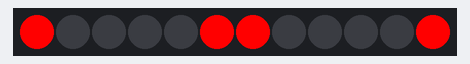
Bench run of a sketch on a simulated ATtiny85, built with avr-gcc and run on an emulated ATtiny85. Shown: 12 RGB LEDs in strip order, left to right.

Above: at 0.3 s.
At 0.7 s:
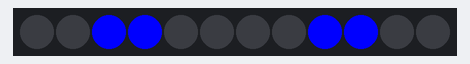

Measured:
- by itself, everything shown: repeats every 0.80 s, in 4 steps

The sketch:

horizontal_bar.ino
```cpp
//Importation des bibliothèques
#include "Adafruit_WS2801.h"
#include "SPI.h" // Comment out this line if using Trinket or Gemma
#ifdef __AVR_ATtiny85__
#include <avr/power.h>
#endif

//Déclaration des pins des câbles jaune et vert
uint8_t dataPin  = 2;    // Câble jaune
uint8_t clockPin = 3;    // Câble vert
uint32_t d_temps = millis();
int etat=1;

//Déclaration du nombre de leds sur la guirlande
Adafruit_WS2801 strip = Adafruit_WS2801(12, dataPin, clockPin);

//Définition de la fréquence de communication et mise en place des leds en mode "on"
void setup() {
  Serial.begin(9600);
  #if defined(__AVR_ATtiny85__) && (F_CPU == 16000000L)
    clock_prescale_set(clock_div_1);
  #endif
  strip.begin();
  strip.show();
}

//Définition du tableau des leds (disposition)
int led[3][4] = { // tableau de char à 2 dimensions
  {0,5,6,11},
  {1,4,7,10},
  {2,3,8,9}
};

void loop() {
  horizontal_bar(led,200);
}

/*Déclaration des fonctions de base*/
//Création de la couleur à partir du code RGB
uint32_t Color(byte r, byte g, byte b){
  uint32_t c;
  c = r;
  c <<= 8;
  c |= g;
  c <<= 8;
  c |= b;
  return c;
}

//Initialisation colonne
void initialize_column(int led[3][4],int j,int r, int g, int b){
  int i;
  for (i=0;i<3;i++){
      strip.setPixelColor(led[i][j], Color(r,g,b));
  }
}

//Initialisation ligne
void initialize_lign(int led[3][4],int i,int r, int g, int b){
  int j;
  for (j=0;j<4;j++){
      strip.setPixelColor(led[i][j], Color(r,g,b));
  }
}

//Pif paf pouf
void horizontal_bar(int led[3][4],uint16_t wait){
  int i,j;
  if( (millis() - d_temps) > wait && (etat==1) ) {
    initialize_lign(led,0,255,0,0);
    strip.show();
    etat+=1;
  }
  if( (millis() - d_temps) > 2*wait && (etat==2) ) {
    initialize_lign(led,0,0,0,0);
    initialize_lign(led,1,0,255,0);
    strip.show();
    etat+=1;
  }
  if( (millis() - d_temps) > 3*wait && (etat==3) ) {
    initialize_lign(led,1,0,0,0);
    initialize_lign(led,2,0,0,255);
    strip.show();
    etat+=1;
  }
  if( (millis() - d_temps) > 4*wait && (etat==4) ) {
    initialize_lign(led,2,0,0,0);
    strip.show();
    etat=1;
    d_temps = millis();
  }
}
```
